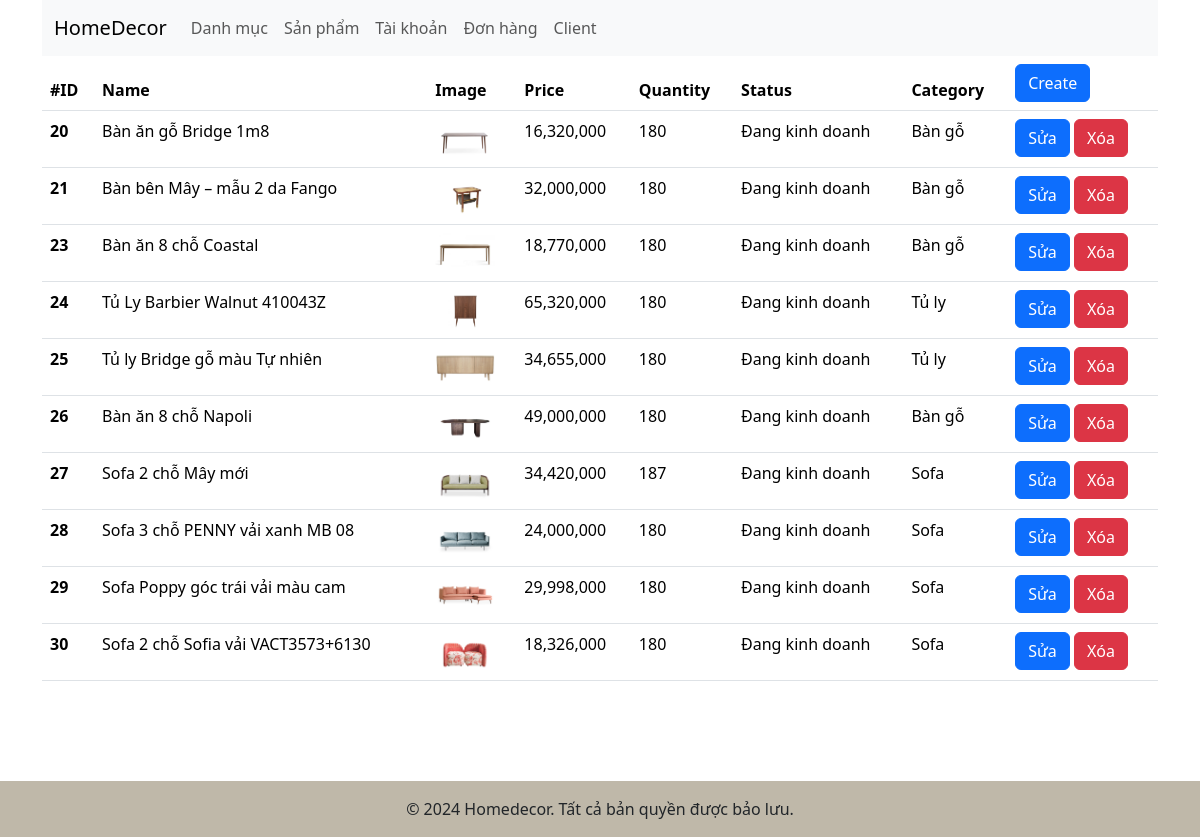
The page /admin/?ctl=listsp on the database its author committed.
### tables this page shows
CREATE TABLE `products` (
  `id` int(11) NOT NULL,
  `name` varchar(255) NOT NULL,
  `image` varchar(255) DEFAULT NULL,
  `price` decimal(10,2) NOT NULL,
  `quantity` int(11) NOT NULL DEFAULT 1,
  `description` varchar(255) DEFAULT NULL,
  `content` text DEFAULT NULL,
  `status` tinyint(4) NOT NULL DEFAULT 1 COMMENT 'status: trang thai kinh doanh, 1: dang ky, 0: ngung kinh doanh',
  `category_id` int(11) DEFAULT NULL
);

CREATE TABLE `categories` (
  `id` int(11) NOT NULL,
  `cate_name` varchar(255) NOT NULL
);

### controllers/Admin/AdminProductController.php (called while the page is built, shortened)
<?php
class AdminProductController
{
    public function index()
{
        $products = (new Product)->all();
        return view('admin.products.list', compact('products', 'message'));
    }
}

### admin/index.php (called while the page is built, shortened)
<?php
require_once __DIR__ ."/../models/BaseModel.php";
require_once __DIR__ ."/../models/Product.php";
require_once __DIR__ ."/../controllers/Admin/AdminProductController.php";
$ctl = $_GET['ctl'] ?? '';
match ($ctl){
    ''=>(new DashboardController)->index(),
    'listdm'=> (new AdminCategoryController)->index(),
    'adddm'=> (new AdminCategoryController)->create(),
    'storedm' => (new AdminCategoryController)->store(),
    'editdm' => (new AdminCategoryController)->edit(),
    'updatedm' => (new AdminCategoryController)->update(),
    'deletedm' => (new AdminCategoryController)->delete(),
    'listsp'=> (new AdminProductController)->index(),
    'addsp'=> (new AdminProductController)->add(),
    'storesp'=> (new AdminProductController)->store(),
    'editsp'=> (new AdminProductController)->edit(),
    'updatesp'=> (new AdminProductController)->update(),
    'deletesp'=> (new AdminProductController)->delete(),
    'listuser' => (new AuthController)->index(),
    'updateuser' => (new AuthController)->updateActive(),
    'list-order' => (new OrderController)->index(),
    'detail-order' => (new OrderController)->showOrder(),
};

### models/BaseModel.php (called while the page is built, shortened)
<?php
class BaseModel {
    public function __construct() {
        try{
$this->conn= new PDO("mysql:host=". HOST ."; dbname=" . DBNAME . "; charset=utf8; port=" .
PORT, USERNAME, PASSWORD);
        } catch(PDOException $e) {
echo "Lỗi kết nối cơ sở dữ liệu:" . $e->getMessage();
        }
    }
}

### models/Product.php (called while the page is built, shortened)
<?php
class Product extends BaseModel{
    public function all(){
        $sql="SELECT p.*, cate_name FROM products p JOIN categories c ON p.category_id = c.id";
        $stmt = $this->conn->prepare($sql);
        $stmt->execute();
        return $stmt->fetchAll(PDO::FETCH_ASSOC);
    }
}

### views/admin/products/list.php (the view, shortened to what this page needs)
<?php include_once ROOT_DIR . "views/admin/header.php" ?>
<div>
    <table class="table">
        <thead>
            <tr>
                <th scope="col">#ID</th>
                <th scope="col">Name</th>
                <th scope="col">Image</th>
                <th scope="col">Price</th>
                <th scope="col">Quantity</th>
                <th scope="col">Status</th>
                <th scope="col">Category</th>
                <th>
                    <a href="<?= ADMIN_URL . '?ctl=addsp' ?>" class="btn btn-primary">Create</a>
                </th>
            </tr>
        </thead>
        <tbody>
            <?php foreach ($products as $pro): ?>
                <tr>
                    <th scope="row"><?= $pro['id'] ?></th>
                    <td><?= $pro['name'] ?></td>
                    <td>
                        <img src="<?= ROOT_URL . "/productimages/" . $pro['image'] ?>" width="60" alt="">
                    </td>
                    <td><?= number_format($pro['price']) ?></td>
                    <td><?= $pro['quantity'] ?></td>
                    <td><?= $pro['status'] ? "Đang kinh doanh" : "Ngừng kinh doanh" ?></td>
                    <td><?= $pro['cate_name'] ?></td>
                    <td>
                        <a href="<?= ADMIN_URL . '?ctl=editsp&id=' . $pro['id'] ?>" class="btn btn-primary">Sửa</a>
                        <a href="<?= ADMIN_URL . '?ctl=deletesp&id=' . $pro['id'] ?>" class="btn btn-danger" onclick="return confirm('Bạn có muốn xóa không?')">Xóa</a>
                    </td>
                </tr>
            <?php endforeach ?>
        </tbody>
    </table>
</div>
<?php include_once ROOT_DIR . "views/admin/footer.php" ?>

### rows shown on the page
products: id "20", name "Bàn ăn gỗ Bridge 1m8", image (picture), price "16,320,000", quantity "180", status "Đang kinh doanh", category.cate_name "Bàn gỗ"
products: id "21", name "Bàn bên Mây – mẫu 2 da Fango", image (picture), price "32,000,000", quantity "180", status "Đang kinh doanh", category.cate_name "Bàn gỗ"
products: id "23", name "Bàn ăn 8 chỗ Coastal", image (picture), price "18,770,000", quantity "180", status "Đang kinh doanh", category.cate_name "Bàn gỗ"
products: id "24", name "Tủ Ly Barbier Walnut 410043Z", image (picture), price "65,320,000", quantity "180", status "Đang kinh doanh", category.cate_name "Tủ ly"
products: id "25", name "Tủ ly Bridge gỗ màu Tự nhiên", image (picture), price "34,655,000", quantity "180", status "Đang kinh doanh", category.cate_name "Tủ ly"
products: id "26", name "Bàn ăn 8 chỗ Napoli", image (picture), price "49,000,000", quantity "180", status "Đang kinh doanh", category.cate_name "Bàn gỗ"
products: id "27", name "Sofa 2 chỗ Mây mới", image (picture), price "34,420,000", quantity "187", status "Đang kinh doanh", category.cate_name "Sofa"
products: id "28", name "Sofa 3 chỗ PENNY vải xanh MB 08", image (picture), price "24,000,000", quantity "180", status "Đang kinh doanh", category.cate_name "Sofa"
products: id "29", name "Sofa Poppy góc trái vải màu cam", image (picture), price "29,998,000", quantity "180", status "Đang kinh doanh", category.cate_name "Sofa"
products: id "30", name "Sofa 2 chỗ Sofia vải VACT3573+6130", image (picture), price "18,326,000", quantity "180", status "Đang kinh doanh", category.cate_name "Sofa"
